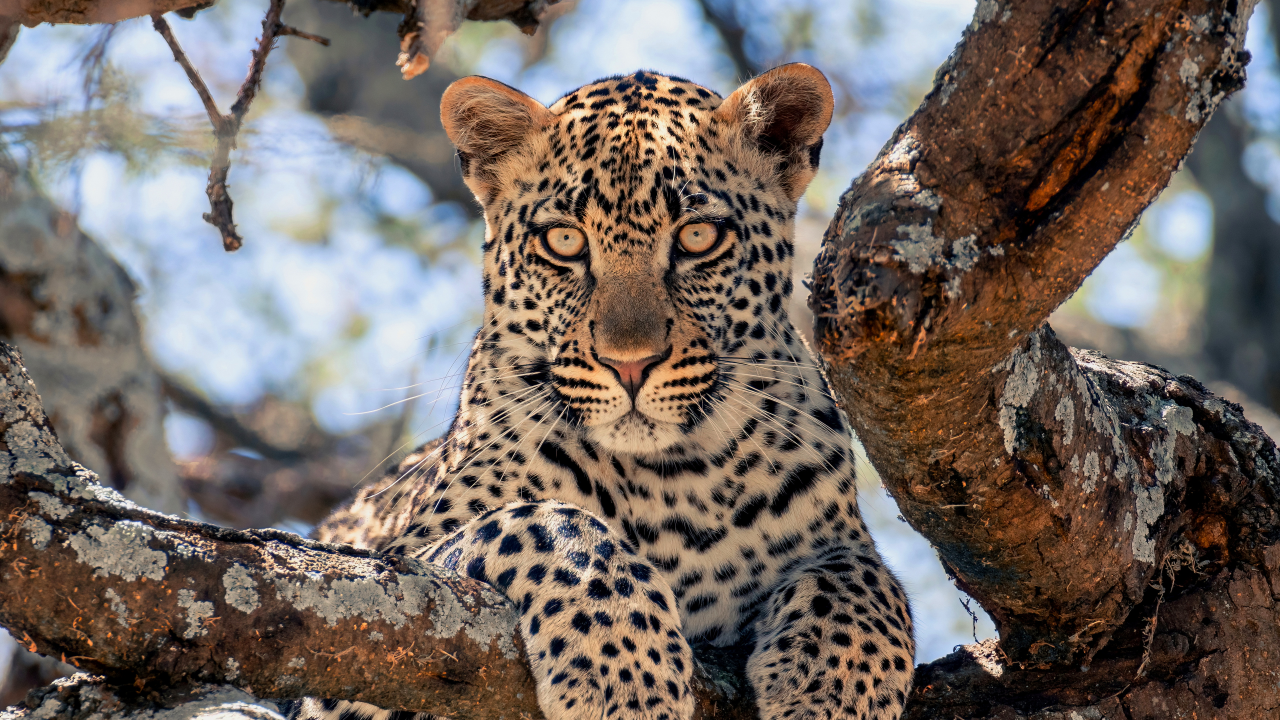
#> input picture backgrounds/01-serengeti-tree.jpg, 3840 x 2160 px (shown at 1/3 size)
$ python make-preview.py
#> lines starting #> are read from the running program, lines starting #| are printed output that depends on the picture
#!/usr/bin/env python3
"""Build preview.png for the README.

The leopard fills the picture. Two small cards sit at the sides, the way the
Davinci preview does, so the animal stays visible between them.
"""

from pathlib import Path

from PIL import Image, ImageDraw, ImageFont

ROOT = Path(__file__).resolve().parent.parent
W, H = 1920, 1080

BG = (18, 17, 12)
FG = (243, 234, 212)
MUTED = (138, 129, 104)
ACCENT = (232, 180, 35)
YELLOW = (240, 193, 78)
RED = (224, 122, 82)
GREEN = (143, 173, 98)
CYAN = (212, 196, 138)
BLUE = (201, 150, 46)
MAGENTA = (212, 160, 106)
BRIGHT_RED = (240, 148, 112)
BRIGHT_YELLOW = (255, 213, 106)
BRIGHT_GREEN = (180, 201, 122)

FONT = "/usr/share/fonts/noto/NotoSans-Regular.ttf"
FONT_MED = "/usr/share/fonts/noto/NotoSans-Medium.ttf"


def font(path, size):
    return ImageFont.truetype(path, size)


def main():
    photo = Image.open(ROOT / "backgrounds" / "01-serengeti-tree.jpg").convert("RGB")
#> photo is the input picture: PIL image 3840x2160 RGB; mean R, G, B 115.3, 104.7, 98.8
    photo = photo.resize((W, H), Image.Resampling.LANCZOS)
#> photo: PIL image 1920x1080 RGB
    canvas = photo.convert("RGBA")
    draw = ImageDraw.Draw(canvas)

    title = font(FONT_MED, 20)
    row = font(FONT, 18)
    tiny = font(FONT, 16)

    # Left card: the named colours. Short, and held to the left edge.
    left = (48, 250, 430, 830)
    draw.rounded_rectangle(left, radius=14, fill=BG + (235,), outline=ACCENT, width=2)
    draw.text((72, 270), "colors.toml", font=title, fill=ACCENT)

    swatches = (
        (BG, "background", "#12110c"),
        (FG, "foreground", "#f3ead4"),
        (ACCENT, "accent", "#e8b423"),
        (RED, "red", "#e07a52"),
        (YELLOW, "yellow", "#f0c14e"),
        (GREEN, "green", "#8fad62"),
        (CYAN, "cyan", "#d4c48a"),
        (BLUE, "blue", "#c9962e"),
        (MAGENTA, "magenta", "#d4a06a"),
    )
    for i, (color, name, hex_code) in enumerate(swatches):
        y = 316 + i * 48
        outline = FG if color == BG else None
        draw.rounded_rectangle((76, y, 108, y + 28), radius=6, fill=color, outline=outline, width=1)
        draw.text((120, y + 2), f"{name}  {hex_code}", font=row, fill=FG)

    draw.text((72, 780), "omarchy theme set leopard", font=tiny, fill=MUTED)

    # Right card: a small terminal palette.
    right = (1490, 280, 1872, 800)
    draw.rounded_rectangle(right, radius=14, fill=BG + (235,), outline=ACCENT, width=2)
    draw.text((1514, 300), "terminal", font=title, fill=ACCENT)

    chips = (
        (("normal",), (BG, FG, ACCENT)),
        (("red", "yellow", "green"), (RED, YELLOW, GREEN)),
        (("cyan", "blue", "magenta"), (CYAN, BLUE, MAGENTA)),
        (("bright",), (BRIGHT_RED, BRIGHT_YELLOW, BRIGHT_GREEN)),
    )
    for i, (labels, colors) in enumerate(chips):
        y = 360 + i * 100
        if len(labels) == 1:
            draw.text((1514, y), labels[0], font=tiny, fill=MUTED)
        else:
            for n, word in enumerate(labels):
                draw.text((1514 + n * 112, y), word, font=tiny, fill=MUTED)
        for n, color in enumerate(colors):
            x = 1514 + n * 112
            outline = FG if color == BG else None
            draw.rounded_rectangle((x, y + 28, x + 96, y + 84), radius=8, fill=color, outline=outline, width=1)

    canvas.convert("RGB").save(ROOT / "preview.png", optimize=True)
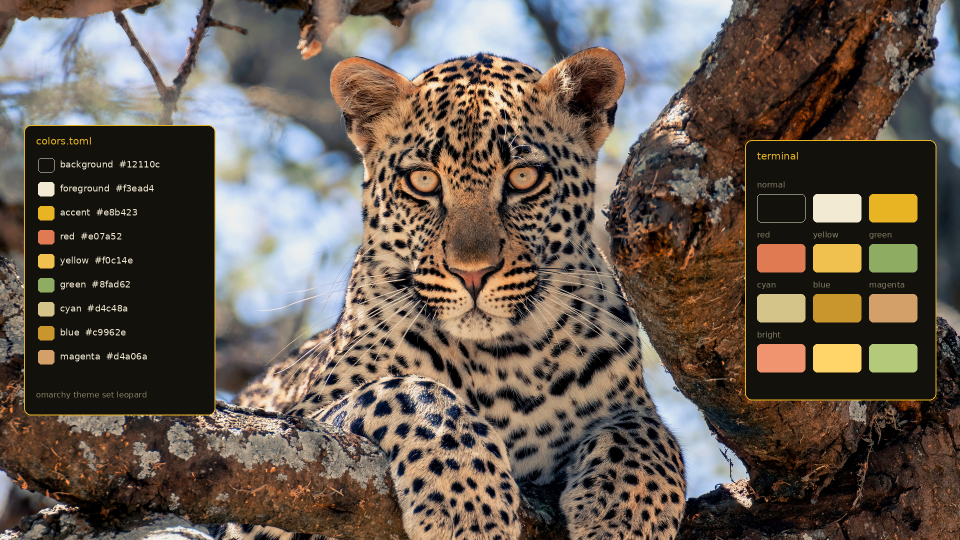
#> saved as preview.png: PIL image 1920x1080 RGB (shown at 1/2 size); mean R, G, B 103, 91.5, 81.9
    print(f"Wrote {ROOT / 'preview.png'}")


if __name__ == "__main__":
    main()

$ run again, with backgrounds/02-kruger-stalk.jpg copied over backgrounds/01-serengeti-tree.jpg
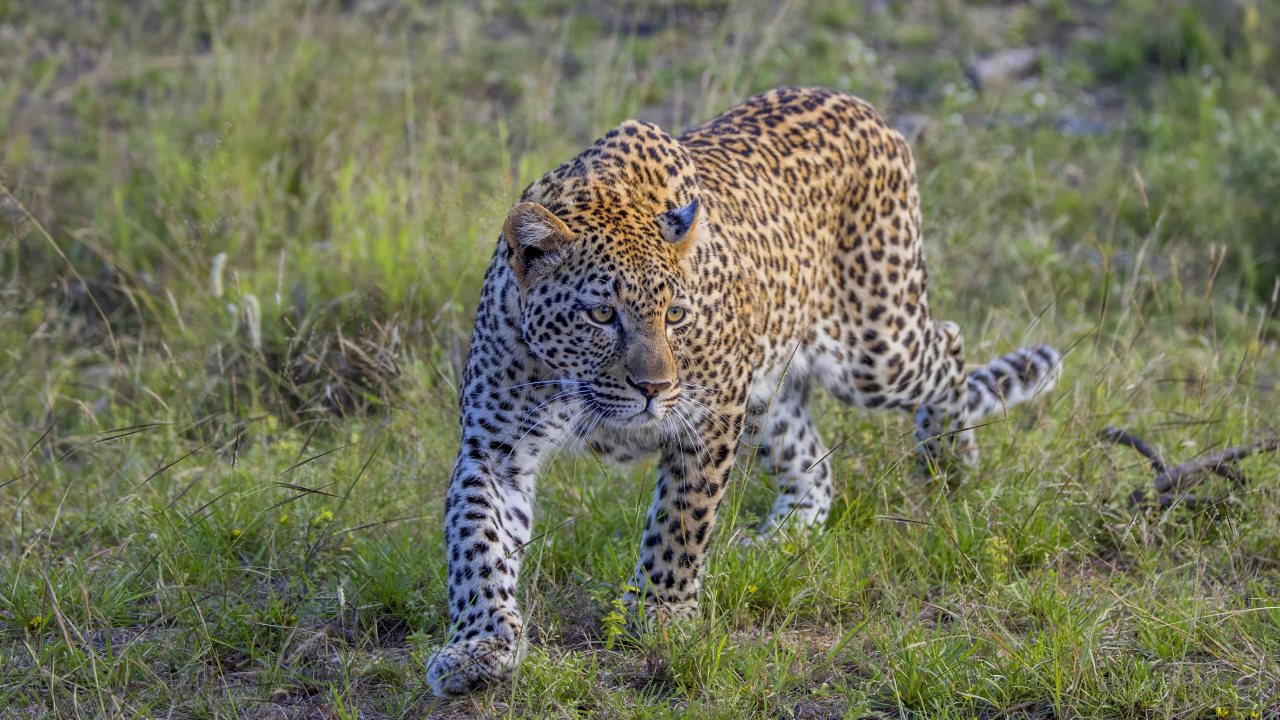
#> input picture backgrounds/02-kruger-stalk.jpg, 3840 x 2160 px (shown at 1/3 size)
#> in main, photo is the input picture: PIL image 3840x2160 RGB; mean R, G, B 113.4, 115.5, 90.7
#> photo: PIL image 1920x1080 RGB
#> in main, `canvas.convert("RGB").save(ROOT / "preview.png", optimize=True)`:
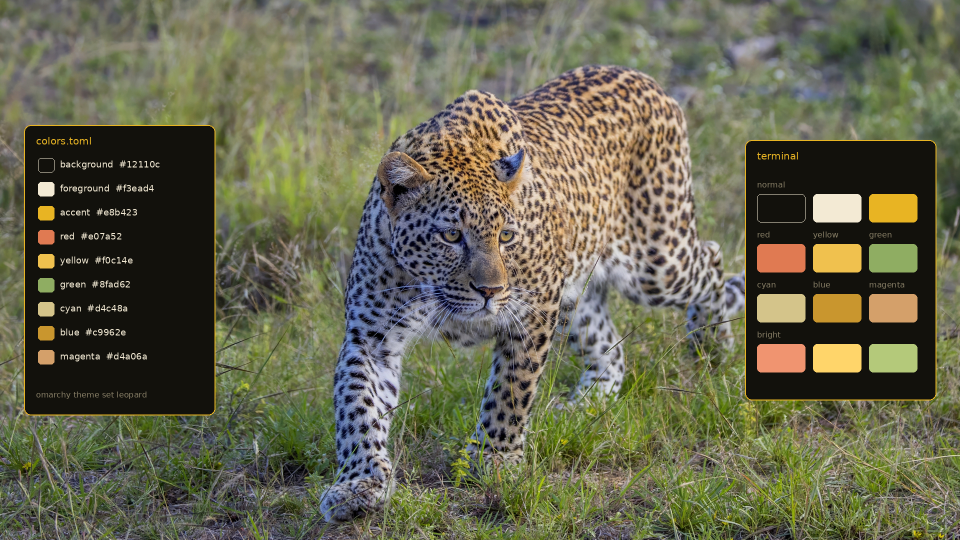
#> saved as preview.png: PIL image 1920x1080 RGB (shown at 1/2 size); mean R, G, B 102.1, 101.7, 79.4

$ run again, with backgrounds/03-kruger-stride.jpg copied over backgrounds/01-serengeti-tree.jpg
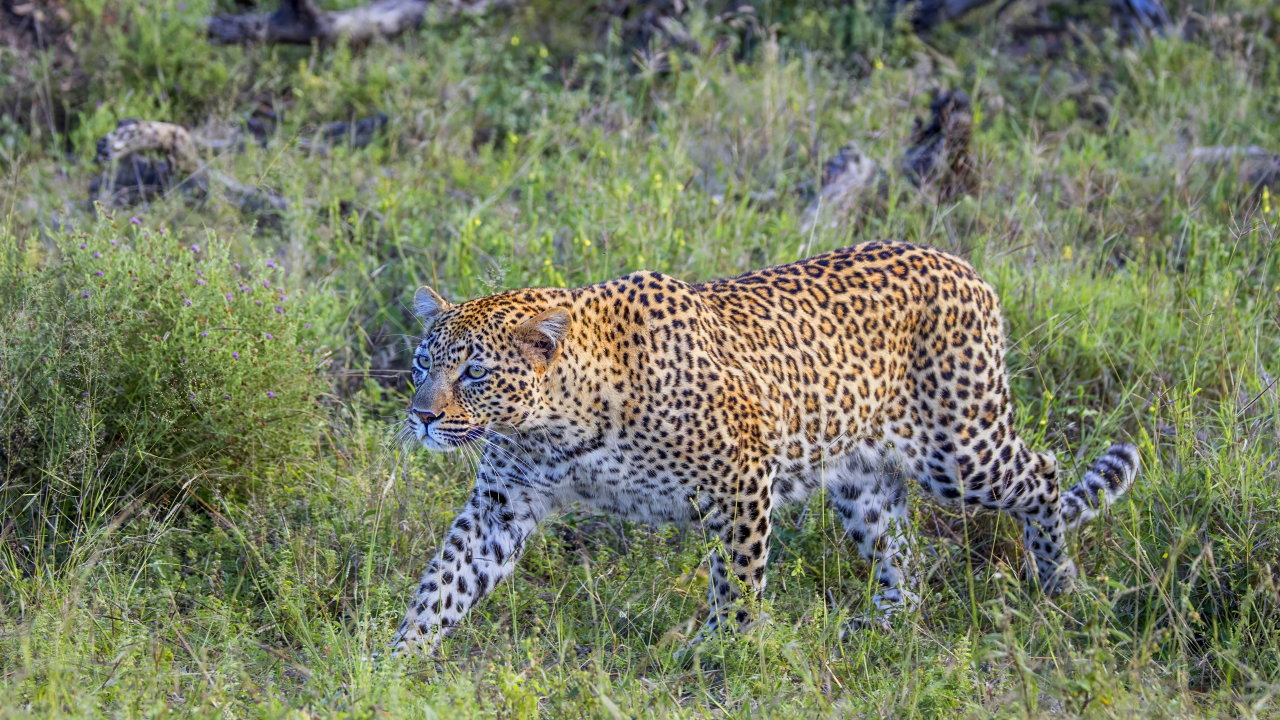
#> input picture backgrounds/03-kruger-stride.jpg, 3840 x 2160 px (shown at 1/3 size)
#> in main, photo is the input picture: PIL image 3840x2160 RGB; mean R, G, B 118.2, 124.9, 99.7
#> photo: PIL image 1920x1080 RGB
#> in main, `canvas.convert("RGB").save(ROOT / "preview.png", optimize=True)`:
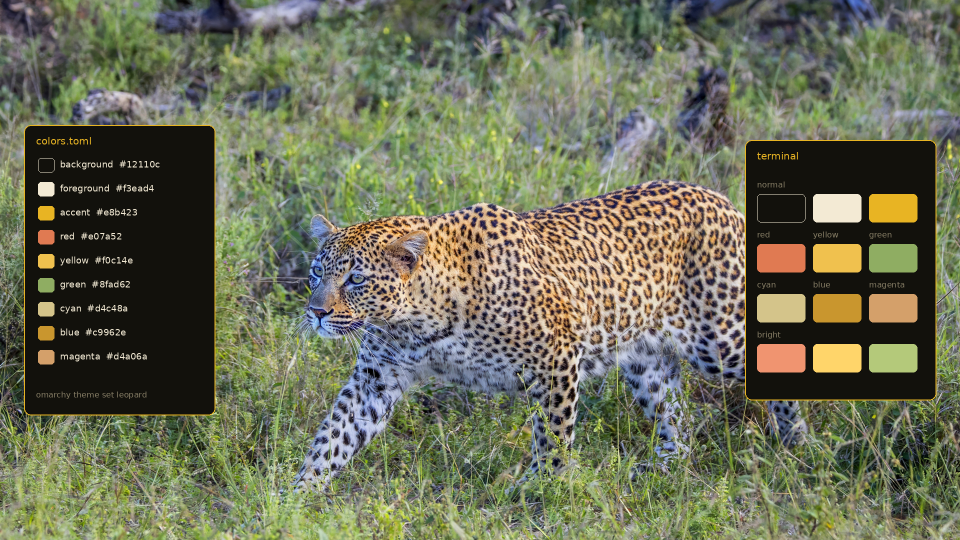
#> saved as preview.png: PIL image 1920x1080 RGB (shown at 1/2 size); mean R, G, B 107.2, 110.1, 87.6

$ run again, with backgrounds/04-tree-fork.jpg copied over backgrounds/01-serengeti-tree.jpg
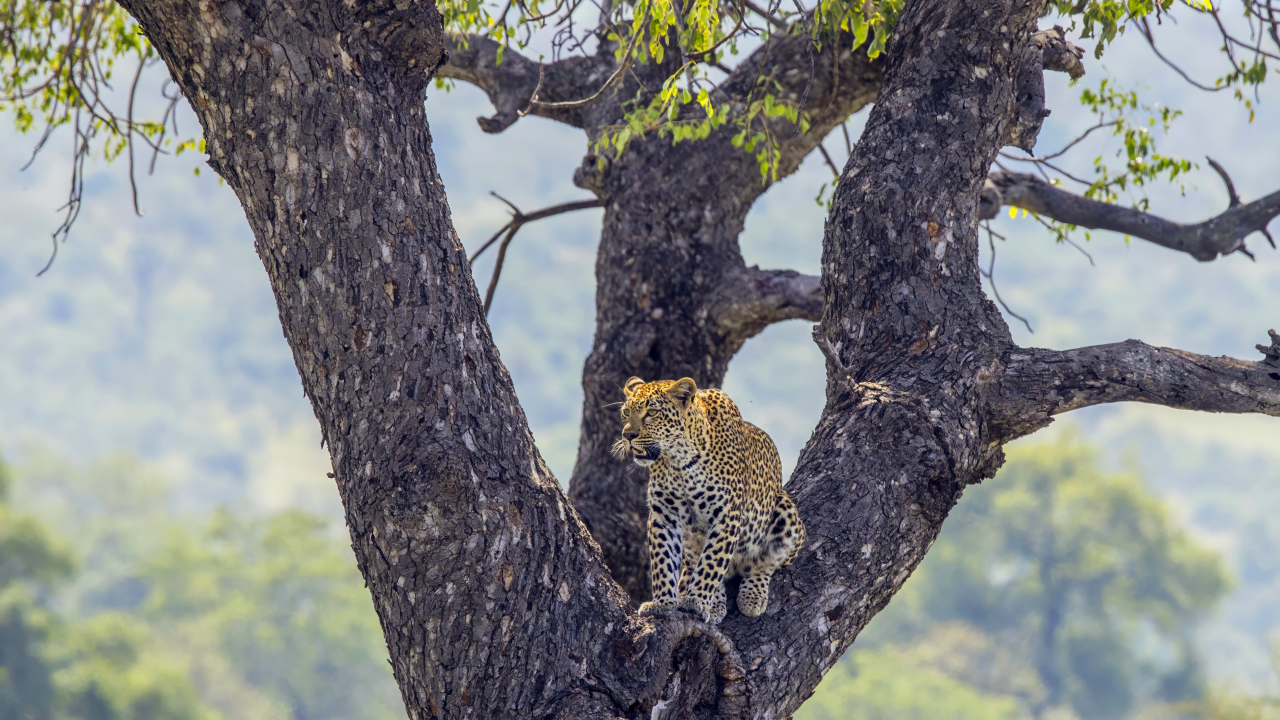
#> input picture backgrounds/04-tree-fork.jpg, 3840 x 2160 px (shown at 1/3 size)
#> in main, photo is the input picture: PIL image 3840x2160 RGB; mean R, G, B 128.2, 130.7, 131.3
#> photo: PIL image 1920x1080 RGB
#> in main, `canvas.convert("RGB").save(ROOT / "preview.png", optimize=True)`:
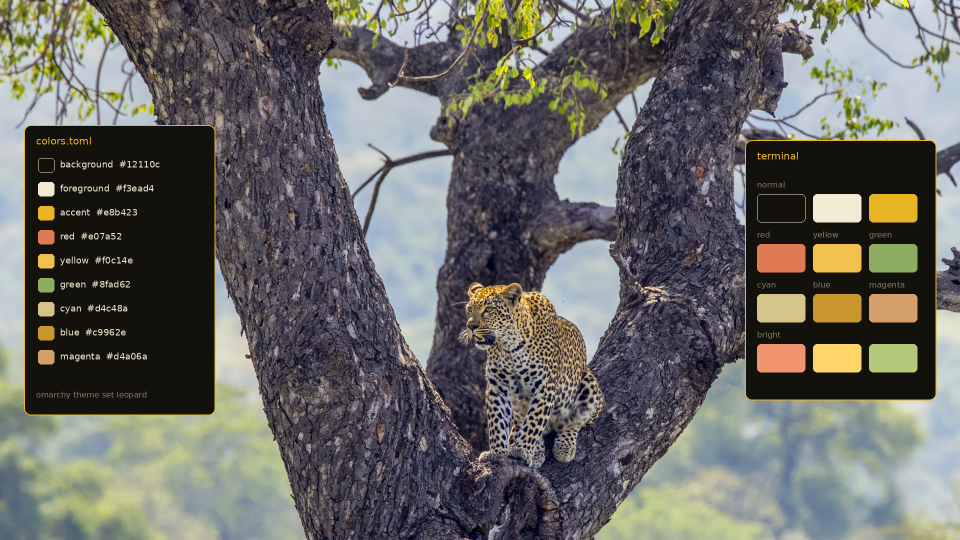
#> saved as preview.png: PIL image 1920x1080 RGB (shown at 1/2 size); mean R, G, B 105.2, 104.5, 101
